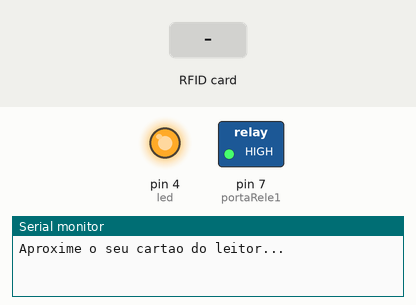
The sketch below on a simulated Arduino Uno, built with avr-gcc and run on an emulated ATmega328P. On the bench: switched loads named in the sketch (green lamp = pin HIGH), output pins drawn as LEDs (lit = HIGH), the last lines printed to the serial monitor. The inputs (shaded band) are chosen by the test bench. Pins used as bus, display or sensor lines are not drawn.

Above: at 1.2 s.
1.3 s: RFID card 31 5D 0D 24 held to the reader
At 4.8 s:
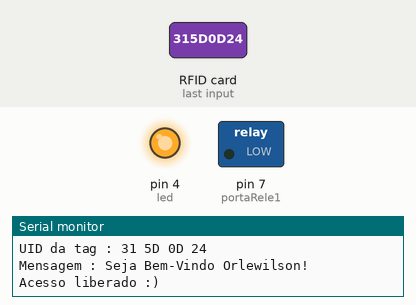
5.8 s: RFID card 5E 7A 19 C4 held to the reader
Timing chart, 0 to 8.8 s (numbered marks = the images above; inputs shaded):
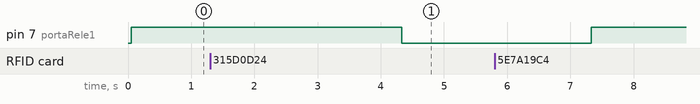

The sketch:

ler-cartao-rfid-habilitar-rele.ino
```cpp
/*
  Como Criar Coisas Inteligentes com Arduino, NodeJS e Docker - Boa Vista (RR)
  Facilitador:        Prof. Orlewilson Bentes Maia
  Autor:              Seu nome
  Data Criacao:       15/09/2018
  Descricao:          Simular acesso com RFID usando página web com Arduino
*/

// Biblioteras
// para comunicação serial
#include <SPI.h>

// para comunicação com módulo RFID
#include <MFRC522.h>

// portas do módulo RFID
#define SS_PIN 10
#define RST_PIN 9

// criando a instância do módulo RFID
MFRC522 mfrc522(SS_PIN, RST_PIN);

// Módulo Relé
int portaRele1 = 7;

bool acessoRele1 = false;

// porta LED para simular acesso
int led = 4;

// Funcao para configurar o Arduino
void setup()
{
  // inicia a porta serial
  Serial.begin(9600);

  // inicia  SPI bus
  SPI.begin();

  // inicia o módulo RFID
  mfrc522.PCD_Init();   // Inicia MFRC522

  Serial.println("Aproxime o seu cartao do leitor...");
  Serial.println();

  // configura porta LED
  pinMode(led, OUTPUT);
  digitalWrite(led, HIGH);

  // configura módulo relé
  pinMode(portaRele1, OUTPUT);

  //Estado inicial dos reles - desligados
  digitalWrite(portaRele1, HIGH);
}

// Funcao principal do Arduino que ficara em loop infinito
void loop()
{
  // procura por novos cartões
  if ( ! mfrc522.PICC_IsNewCardPresent())
  {
    return;
  }
  // seleciona um cartão
  if ( ! mfrc522.PICC_ReadCardSerial())
  {
    return;
  }
  //Mostra UID na serial
  Serial.print("UID da tag :");
  String conteudo= "";
  byte letra;
  for (byte i = 0; i < mfrc522.uid.size; i++)
  {
     Serial.print(mfrc522.uid.uidByte[i] < 0x10 ? " 0" : " ");
     Serial.print(mfrc522.uid.uidByte[i], HEX);
     conteudo.concat(String(mfrc522.uid.uidByte[i] < 0x10 ? " 0" : " "));
     conteudo.concat(String(mfrc522.uid.uidByte[i], HEX));
  }
  Serial.println();
  Serial.print("Mensagem : ");
  conteudo.toUpperCase();

  //UID 1 - Chaveiro
  if (conteudo.substring(1) == "31 5D 0D 24")
  {
    Serial.println("Seja Bem-Vindo Orlewilson!");
    Serial.println("Acesso liberado :)");
    Serial.println();

    acessoRele1 = true;
    delay(3000);
  }

  if (acessoRele1) {
    //Comandos para o rele 1
    digitalWrite(portaRele1, LOW);
    acessoRele1 = false;
    delay(3000);
    digitalWrite(portaRele1, HIGH);
  }
}
```

Measured:
- after the input at 1.3 s, pin 7 (portaRele1): HIGH → LOW after 3.0 s
